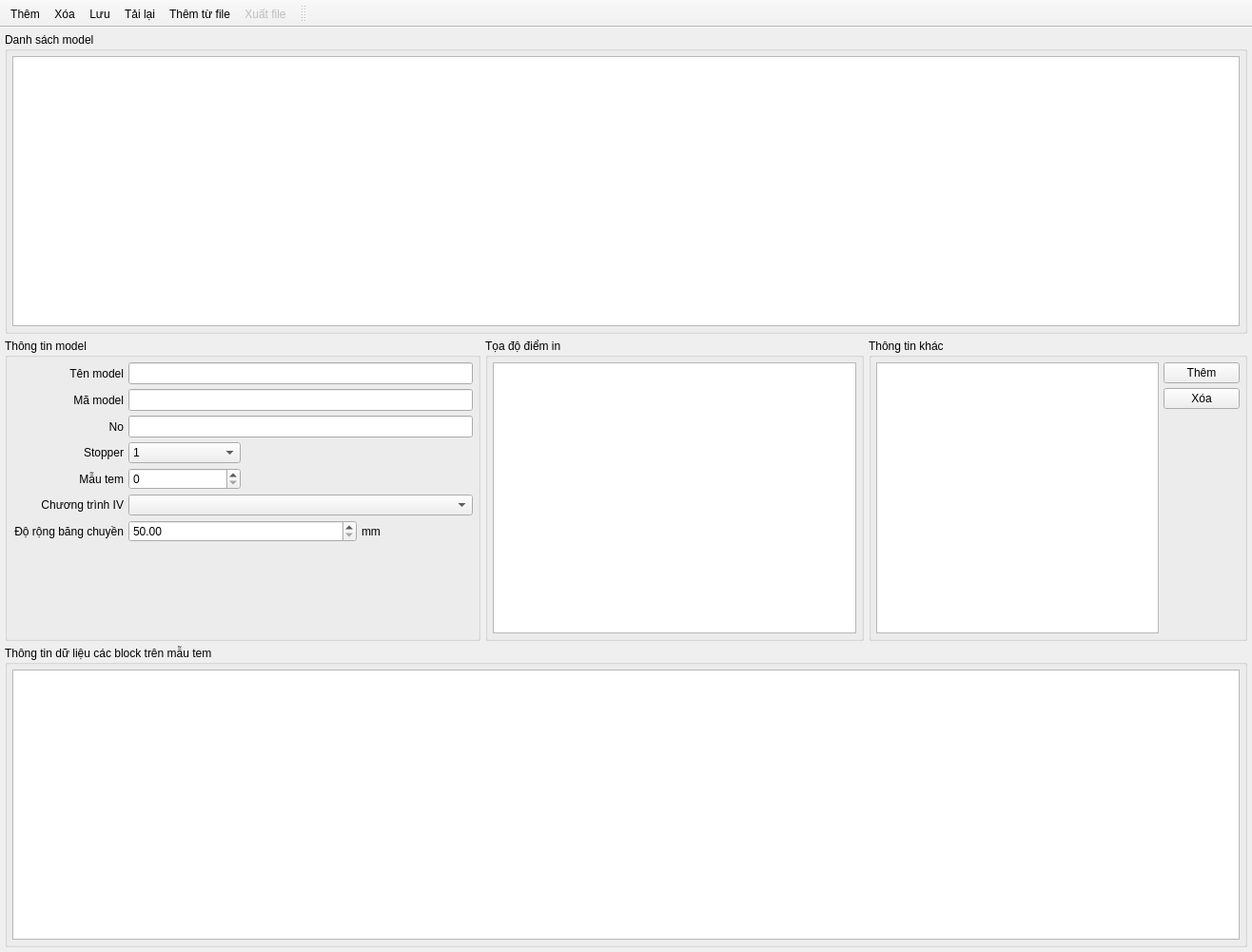
<?xml version="1.0" encoding="UTF-8"?>
<ui version="4.0">
 <class>ModelWindow</class>
 <widget class="QMainWindow" name="ModelWindow">
  <property name="geometry">
   <rect>
    <x>0</x>
    <y>0</y>
    <width>1316</width>
    <height>1001</height>
   </rect>
  </property>
  <property name="windowTitle">
   <string>MainWindow</string>
  </property>
  <widget class="QWidget" name="centralwidget">
   <layout class="QGridLayout" name="gridLayout_2">
    <property name="leftMargin">
     <number>5</number>
    </property>
    <property name="topMargin">
     <number>5</number>
    </property>
    <property name="rightMargin">
     <number>5</number>
    </property>
    <property name="bottomMargin">
     <number>5</number>
    </property>
    <property name="spacing">
     <number>5</number>
    </property>
    <item row="3" column="1">
     <widget class="QGroupBox" name="groupBox_3">
      <property name="minimumSize">
       <size>
        <width>0</width>
        <height>280</height>
       </size>
      </property>
      <property name="title">
       <string>Thông tin dữ liệu các block trên mẫu tem</string>
      </property>
      <layout class="QGridLayout" name="gridLayout_7">
       <property name="leftMargin">
        <number>5</number>
       </property>
       <property name="topMargin">
        <number>5</number>
       </property>
       <property name="rightMargin">
        <number>5</number>
       </property>
       <property name="bottomMargin">
        <number>5</number>
       </property>
       <property name="spacing">
        <number>5</number>
       </property>
       <item row="0" column="0">
        <widget class="HxTableView" name="tbvBlocks">
         <property name="editTriggers">
          <set>QAbstractItemView::EditTrigger::NoEditTriggers</set>
         </property>
         <property name="alternatingRowColors">
          <bool>false</bool>
         </property>
         <attribute name="horizontalHeaderDefaultSectionSize">
          <number>200</number>
         </attribute>
         <attribute name="horizontalHeaderStretchLastSection">
          <bool>true</bool>
         </attribute>
         <attribute name="verticalHeaderVisible">
          <bool>false</bool>
         </attribute>
         <attribute name="verticalHeaderMinimumSectionSize">
          <number>24</number>
         </attribute>
         <attribute name="verticalHeaderDefaultSectionSize">
          <number>24</number>
         </attribute>
        </widget>
       </item>
      </layout>
     </widget>
    </item>
    <item row="2" column="1">
     <layout class="QHBoxLayout" name="horizontalLayout">
      <property name="topMargin">
       <number>0</number>
      </property>
      <item>
       <widget class="QGroupBox" name="groupBox">
        <property name="minimumSize">
         <size>
          <width>500</width>
          <height>0</height>
         </size>
        </property>
        <property name="title">
         <string>Thông tin model</string>
        </property>
        <layout class="QGridLayout" name="gridLayout_4">
         <property name="leftMargin">
          <number>5</number>
         </property>
         <property name="topMargin">
          <number>5</number>
         </property>
         <property name="rightMargin">
          <number>5</number>
         </property>
         <property name="bottomMargin">
          <number>5</number>
         </property>
         <property name="spacing">
          <number>5</number>
         </property>
         <item row="2" column="1" colspan="3">
          <widget class="QLineEdit" name="txtModelCode">
           <property name="minimumSize">
            <size>
             <width>0</width>
             <height>23</height>
            </size>
           </property>
           <property name="readOnly">
            <bool>true</bool>
           </property>
          </widget>
         </item>
         <item row="8" column="3">
          <widget class="QLabel" name="label_11">
           <property name="text">
            <string>mm</string>
           </property>
          </widget>
         </item>
         <item row="6" column="0">
          <widget class="QLabel" name="label_10">
           <property name="minimumSize">
            <size>
             <width>0</width>
             <height>0</height>
            </size>
           </property>
           <property name="maximumSize">
            <size>
             <width>16777215</width>
             <height>16777215</height>
            </size>
           </property>
           <property name="text">
            <string>Mẫu tem</string>
           </property>
           <property name="alignment">
            <set>Qt::AlignmentFlag::AlignRight|Qt::AlignmentFlag::AlignTrailing|Qt::AlignmentFlag::AlignVCenter</set>
           </property>
          </widget>
         </item>
         <item row="2" column="0">
          <widget class="QLabel" name="label_2">
           <property name="minimumSize">
            <size>
             <width>0</width>
             <height>0</height>
            </size>
           </property>
           <property name="maximumSize">
            <size>
             <width>16777215</width>
             <height>16777215</height>
            </size>
           </property>
           <property name="text">
            <string>Mã model</string>
           </property>
           <property name="alignment">
            <set>Qt::AlignmentFlag::AlignRight|Qt::AlignmentFlag::AlignTrailing|Qt::AlignmentFlag::AlignVCenter</set>
           </property>
          </widget>
         </item>
         <item row="6" column="1">
          <widget class="QSpinBox" name="spxProgram">
           <property name="maximum">
            <number>1999</number>
           </property>
          </widget>
         </item>
         <item row="3" column="0">
          <widget class="QLabel" name="label_3">
           <property name="minimumSize">
            <size>
             <width>0</width>
             <height>0</height>
            </size>
           </property>
           <property name="maximumSize">
            <size>
             <width>16777215</width>
             <height>16777215</height>
            </size>
           </property>
           <property name="text">
            <string>No</string>
           </property>
           <property name="alignment">
            <set>Qt::AlignmentFlag::AlignRight|Qt::AlignmentFlag::AlignTrailing|Qt::AlignmentFlag::AlignVCenter</set>
           </property>
          </widget>
         </item>
         <item row="1" column="1" colspan="3">
          <widget class="QLineEdit" name="txtModelName">
           <property name="minimumSize">
            <size>
             <width>0</width>
             <height>23</height>
            </size>
           </property>
           <property name="readOnly">
            <bool>true</bool>
           </property>
          </widget>
         </item>
         <item row="7" column="0">
          <widget class="QLabel" name="label_8">
           <property name="minimumSize">
            <size>
             <width>0</width>
             <height>0</height>
            </size>
           </property>
           <property name="maximumSize">
            <size>
             <width>16777215</width>
             <height>16777215</height>
            </size>
           </property>
           <property name="text">
            <string>Chương trình IV</string>
           </property>
           <property name="alignment">
            <set>Qt::AlignmentFlag::AlignRight|Qt::AlignmentFlag::AlignTrailing|Qt::AlignmentFlag::AlignVCenter</set>
           </property>
          </widget>
         </item>
         <item row="5" column="1">
          <widget class="QComboBox" name="cbxStopper">
           <item>
            <property name="text">
             <string>1</string>
            </property>
           </item>
           <item>
            <property name="text">
             <string>2</string>
            </property>
           </item>
          </widget>
         </item>
         <item row="7" column="1" colspan="3">
          <widget class="QComboBox" name="cbxIVPrograms">
           <property name="minimumSize">
            <size>
             <width>0</width>
             <height>0</height>
            </size>
           </property>
          </widget>
         </item>
         <item row="3" column="1" colspan="3">
          <widget class="QLineEdit" name="txtModelNo">
           <property name="minimumSize">
            <size>
             <width>0</width>
             <height>23</height>
            </size>
           </property>
          </widget>
         </item>
         <item row="8" column="1" colspan="2">
          <widget class="QDoubleSpinBox" name="spxCvWidth">
           <property name="minimumSize">
            <size>
             <width>0</width>
             <height>23</height>
            </size>
           </property>
           <property name="minimum">
            <double>50.000000000000000</double>
           </property>
           <property name="maximum">
            <double>500.000000000000000</double>
           </property>
          </widget>
         </item>
         <item row="8" column="0">
          <widget class="QLabel" name="label_9">
           <property name="minimumSize">
            <size>
             <width>0</width>
             <height>0</height>
            </size>
           </property>
           <property name="maximumSize">
            <size>
             <width>16777215</width>
             <height>16777215</height>
            </size>
           </property>
           <property name="text">
            <string>Độ rộng băng chuyền</string>
           </property>
           <property name="alignment">
            <set>Qt::AlignmentFlag::AlignRight|Qt::AlignmentFlag::AlignTrailing|Qt::AlignmentFlag::AlignVCenter</set>
           </property>
          </widget>
         </item>
         <item row="9" column="1">
          <spacer name="verticalSpacer">
           <property name="orientation">
            <enum>Qt::Orientation::Vertical</enum>
           </property>
           <property name="sizeHint" stdset="0">
            <size>
             <width>20</width>
             <height>40</height>
            </size>
           </property>
          </spacer>
         </item>
         <item row="5" column="0">
          <widget class="QLabel" name="label_6">
           <property name="minimumSize">
            <size>
             <width>0</width>
             <height>0</height>
            </size>
           </property>
           <property name="maximumSize">
            <size>
             <width>16777215</width>
             <height>16777215</height>
            </size>
           </property>
           <property name="text">
            <string>Stopper</string>
           </property>
           <property name="alignment">
            <set>Qt::AlignmentFlag::AlignRight|Qt::AlignmentFlag::AlignTrailing|Qt::AlignmentFlag::AlignVCenter</set>
           </property>
          </widget>
         </item>
         <item row="1" column="0">
          <widget class="QLabel" name="label">
           <property name="minimumSize">
            <size>
             <width>0</width>
             <height>0</height>
            </size>
           </property>
           <property name="maximumSize">
            <size>
             <width>16777215</width>
             <height>16777215</height>
            </size>
           </property>
           <property name="text">
            <string>Tên model</string>
           </property>
           <property name="alignment">
            <set>Qt::AlignmentFlag::AlignRight|Qt::AlignmentFlag::AlignTrailing|Qt::AlignmentFlag::AlignVCenter</set>
           </property>
          </widget>
         </item>
        </layout>
       </widget>
      </item>
      <item>
       <widget class="QGroupBox" name="groupBox_4">
        <property name="minimumSize">
         <size>
          <width>300</width>
          <height>0</height>
         </size>
        </property>
        <property name="title">
         <string>Tọa độ điểm in</string>
        </property>
        <layout class="QGridLayout" name="gridLayout_5">
         <property name="leftMargin">
          <number>5</number>
         </property>
         <property name="topMargin">
          <number>5</number>
         </property>
         <property name="rightMargin">
          <number>5</number>
         </property>
         <property name="bottomMargin">
          <number>5</number>
         </property>
         <item row="0" column="0">
          <widget class="HxTableView" name="tbvMarkPos">
           <property name="editTriggers">
            <set>QAbstractItemView::EditTrigger::AnyKeyPressed|QAbstractItemView::EditTrigger::DoubleClicked|QAbstractItemView::EditTrigger::EditKeyPressed</set>
           </property>
           <property name="alternatingRowColors">
            <bool>false</bool>
           </property>
           <attribute name="horizontalHeaderMinimumSectionSize">
            <number>70</number>
           </attribute>
           <attribute name="horizontalHeaderDefaultSectionSize">
            <number>100</number>
           </attribute>
           <attribute name="horizontalHeaderStretchLastSection">
            <bool>false</bool>
           </attribute>
           <attribute name="verticalHeaderMinimumSectionSize">
            <number>24</number>
           </attribute>
           <attribute name="verticalHeaderDefaultSectionSize">
            <number>24</number>
           </attribute>
          </widget>
         </item>
        </layout>
       </widget>
      </item>
      <item>
       <widget class="QGroupBox" name="groupBox_2">
        <property name="minimumSize">
         <size>
          <width>300</width>
          <height>0</height>
         </size>
        </property>
        <property name="title">
         <string>Thông tin khác</string>
        </property>
        <layout class="QGridLayout" name="gridLayout_6">
         <property name="leftMargin">
          <number>5</number>
         </property>
         <property name="topMargin">
          <number>5</number>
         </property>
         <property name="rightMargin">
          <number>5</number>
         </property>
         <property name="bottomMargin">
          <number>5</number>
         </property>
         <property name="spacing">
          <number>5</number>
         </property>
         <item row="0" column="1">
          <widget class="QPushButton" name="btnAddParam">
           <property name="text">
            <string>Thêm</string>
           </property>
          </widget>
         </item>
         <item row="1" column="1">
          <widget class="QPushButton" name="btnRemoveParam">
           <property name="text">
            <string>Xóa</string>
           </property>
          </widget>
         </item>
         <item row="2" column="1">
          <spacer name="verticalSpacer_2">
           <property name="orientation">
            <enum>Qt::Orientation::Vertical</enum>
           </property>
           <property name="sizeHint" stdset="0">
            <size>
             <width>20</width>
             <height>40</height>
            </size>
           </property>
          </spacer>
         </item>
         <item row="0" column="0" rowspan="3">
          <widget class="HxTableView" name="tbvComments">
           <property name="alternatingRowColors">
            <bool>false</bool>
           </property>
           <attribute name="horizontalHeaderDefaultSectionSize">
            <number>100</number>
           </attribute>
           <attribute name="horizontalHeaderStretchLastSection">
            <bool>true</bool>
           </attribute>
           <attribute name="verticalHeaderMinimumSectionSize">
            <number>24</number>
           </attribute>
           <attribute name="verticalHeaderDefaultSectionSize">
            <number>24</number>
           </attribute>
          </widget>
         </item>
        </layout>
       </widget>
      </item>
     </layout>
    </item>
    <item row="0" column="1">
     <widget class="QGroupBox" name="groupBox_5">
      <property name="minimumSize">
       <size>
        <width>0</width>
        <height>82</height>
       </size>
      </property>
      <property name="title">
       <string>Danh sách model</string>
      </property>
      <layout class="QGridLayout" name="gridLayout_3">
       <property name="leftMargin">
        <number>5</number>
       </property>
       <property name="topMargin">
        <number>5</number>
       </property>
       <property name="rightMargin">
        <number>5</number>
       </property>
       <property name="bottomMargin">
        <number>5</number>
       </property>
       <item row="0" column="0">
        <widget class="HxTableView" name="tbvModels">
         <property name="minimumSize">
          <size>
           <width>0</width>
           <height>0</height>
          </size>
         </property>
         <property name="maximumSize">
          <size>
           <width>16777215</width>
           <height>16777215</height>
          </size>
         </property>
         <property name="editTriggers">
          <set>QAbstractItemView::EditTrigger::NoEditTriggers</set>
         </property>
         <property name="alternatingRowColors">
          <bool>false</bool>
         </property>
         <property name="selectionMode">
          <enum>QAbstractItemView::SelectionMode::ExtendedSelection</enum>
         </property>
         <property name="selectionBehavior">
          <enum>QAbstractItemView::SelectionBehavior::SelectRows</enum>
         </property>
         <attribute name="horizontalHeaderMinimumSectionSize">
          <number>100</number>
         </attribute>
         <attribute name="horizontalHeaderDefaultSectionSize">
          <number>120</number>
         </attribute>
         <attribute name="verticalHeaderMinimumSectionSize">
          <number>24</number>
         </attribute>
         <attribute name="verticalHeaderDefaultSectionSize">
          <number>24</number>
         </attribute>
        </widget>
       </item>
      </layout>
     </widget>
    </item>
   </layout>
  </widget>
  <widget class="QToolBar" name="toolBar">
   <property name="windowTitle">
    <string>toolBar</string>
   </property>
   <property name="movable">
    <bool>false</bool>
   </property>
   <property name="iconSize">
    <size>
     <width>80</width>
     <height>24</height>
    </size>
   </property>
   <property name="toolButtonStyle">
    <enum>Qt::ToolButtonStyle::ToolButtonTextUnderIcon</enum>
   </property>
   <attribute name="toolBarArea">
    <enum>TopToolBarArea</enum>
   </attribute>
   <attribute name="toolBarBreak">
    <bool>false</bool>
   </attribute>
   <addaction name="actionNew"/>
   <addaction name="actionRemove"/>
   <addaction name="actionSave"/>
   <addaction name="actionLoad"/>
   <addaction name="actionFromFile"/>
   <addaction name="actionToFile"/>
  </widget>
  <widget class="QToolBar" name="tbrSearch">
   <property name="windowTitle">
    <string>toolBar_2</string>
   </property>
   <attribute name="toolBarArea">
    <enum>TopToolBarArea</enum>
   </attribute>
   <attribute name="toolBarBreak">
    <bool>false</bool>
   </attribute>
  </widget>
  <action name="actionNew">
   <property name="icon">
    <iconset resource="../Assets/icons.qrc">
     <normaloff>:/icons/plus_48px.png</normaloff>:/icons/plus_48px.png</iconset>
   </property>
   <property name="text">
    <string>Thêm</string>
   </property>
  </action>
  <action name="actionRemove">
   <property name="icon">
    <iconset resource="../Assets/icons.qrc">
     <normaloff>:/icons/close_window_48px.png</normaloff>:/icons/close_window_48px.png</iconset>
   </property>
   <property name="text">
    <string>Xóa</string>
   </property>
  </action>
  <action name="actionSave">
   <property name="icon">
    <iconset resource="../Assets/icons.qrc">
     <normaloff>:/icons/save_48px.png</normaloff>:/icons/save_48px.png</iconset>
   </property>
   <property name="text">
    <string>Lưu</string>
   </property>
  </action>
  <action name="actionLoad">
   <property name="icon">
    <iconset resource="../Assets/icons.qrc">
     <normaloff>:/icons/reset_48px.png</normaloff>:/icons/reset_48px.png</iconset>
   </property>
   <property name="text">
    <string>Tải lại</string>
   </property>
  </action>
  <action name="actionFromFile">
   <property name="icon">
    <iconset resource="../Assets/icons.qrc">
     <normaloff>:/icons/microsoft_excel_2019_48px.png</normaloff>:/icons/microsoft_excel_2019_48px.png</iconset>
   </property>
   <property name="text">
    <string>Thêm từ file</string>
   </property>
  </action>
  <action name="actionToFile">
   <property name="enabled">
    <bool>false</bool>
   </property>
   <property name="icon">
    <iconset resource="../Assets/icons.qrc">
     <normaloff>:/icons/microsoft_excel_2019_48px.png</normaloff>:/icons/microsoft_excel_2019_48px.png</iconset>
   </property>
   <property name="text">
    <string>Xuất file</string>
   </property>
  </action>
 </widget>
 <customwidgets>
  <customwidget>
   <class>HxTableView</class>
   <extends>QTableView</extends>
   <header>HxTableView.h</header>
  </customwidget>
 </customwidgets>
 <resources>
  <include location="../Assets/icons.qrc"/>
 </resources>
 <connections/>
</ui>
